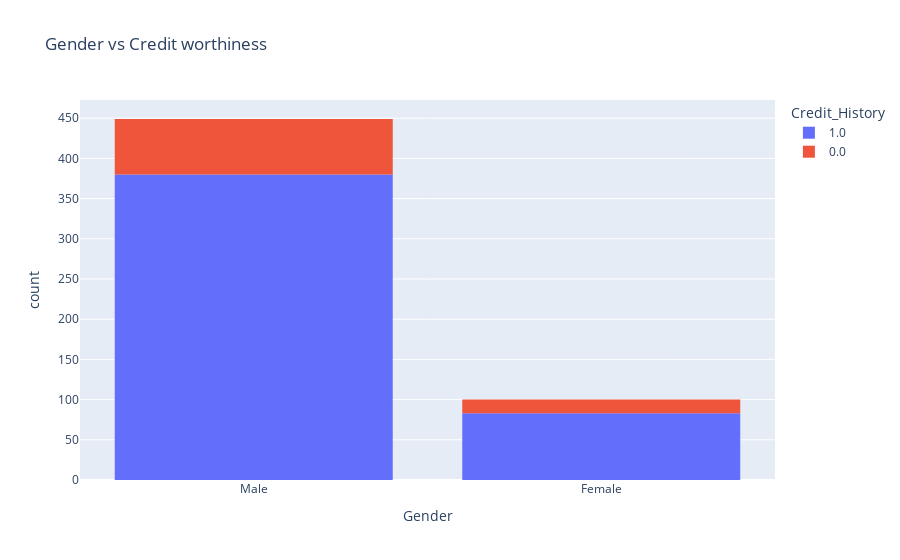

The code cell stored with this chart in its notebook:
### Code cell
px.histogram(df_loan,x='Gender',title="Gender vs Credit worthiness",color='Credit_History')

### Figure 1 — Plotly figure (JSON) as saved in the notebook; plotly's stock layout.template omitted (floating-point values rounded to 4 significant figures; data arrays with more than 128 entries replaced by an {"elided": "..."} marker saying what was removed)
{"data": [{"alignmentgroup": "True", "bingroup": "x", "hovertemplate": "Credit_History=1.0<br>Gender=%{x}<br>count=%{y}<extra></extra>", "legendgroup": "1.0", "marker": {"color": "#636efa", "pattern": {"shape": ""}}, "name": "1.0", "offsetgroup": "1.0", "orientation": "v", "showlegend": true, "type": "histogram", "x": {"elided": "463 str values"}, "xaxis": "x", "yaxis": "y"}, {"alignmentgroup": "True", "bingroup": "x", "hovertemplate": "Credit_History=0.0<br>Gender=%{x}<br>count=%{y}<extra></extra>", "legendgroup": "0.0", "marker": {"color": "#EF553B", "pattern": {"shape": ""}}, "name": "0.0", "offsetgroup": "0.0", "orientation": "v", "showlegend": true, "type": "histogram", "x": ["Male", "Female", "Male", "Male", "Male", "Female", "Female", "Male", "Male", "Female", "Male", "Female", "Male", "Male", "Male", "Male", "Female", "Male", "Male", "Male", "Male", "Male", "Male", "Male", "Male", "Male", "Male", "Male", "Male", "Male", "Male", "Male", "Male", "Male", "Male", "Male", "Male", "Female", "Male", "Female", "Male", "Male", "Female", "Male", "Female", "Male", "Male", "Male", "Male", "Female", "Female", "Male", "Male", "Male", "Male", "Female", "Female", "Male", "Male", "Male", "Male", "Male", "Male", "Male", "Male", "Male", "Male", "Male", "Male", "Male", "Male", "Male", "Male", "Female", "Female", "Male", "Male", "Male", "Male", "Male", "Male", "Male", "Male", "Male", "Male", "Female"], "xaxis": "x", "yaxis": "y"}], "layout": {"autosize": true, "barmode": "relative", "legend": {"title": {"text": "Credit_History"}, "tracegroupgap": 0}, "title": {"text": "Gender vs Credit worthiness"}, "xaxis": {"anchor": "y", "autorange": true, "domain": [0, 1], "range": [-0.5, 1.5], "title": {"text": "Gender"}, "type": "category"}, "yaxis": {"anchor": "x", "autorange": true, "domain": [0, 1], "range": [0, 472.6], "title": {"text": "count"}}}}
